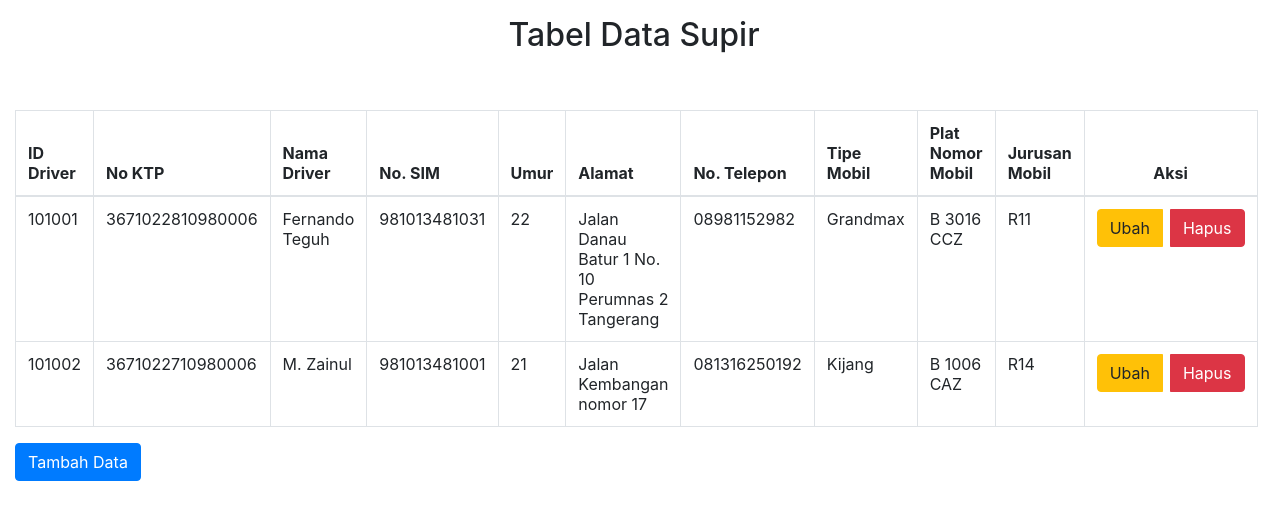
Page /listdriver.php on the committed database.
### tables this page shows
CREATE TABLE `supir` (
  `id_driver` int(6) NOT NULL,
  `no_ktp` varchar(16) NOT NULL,
  `nama_driver` varchar(50) NOT NULL,
  `no_sim` varchar(12) NOT NULL,
  `umur` varchar(3) NOT NULL,
  `alamat` varchar(100) NOT NULL,
  `no_tlp` varchar(15) NOT NULL,
  `tipe_mobil` varchar(20) NOT NULL,
  `plat_mobil` varchar(15) NOT NULL,
  `jurusan_mobil` varchar(10) NOT NULL
);

### listdriver.php (the view, shortened to what this page needs)
<?php
include 'config.php';
?>
<html>
<head>
    <link rel="stylesheet" href="css/bootstrap.min.css" type="text/css">
    <link rel="stylesheet" href="css/font-awesome.min.css" type="text/css">
</head>
<body>
    <section class="content">
        <div class="container-fluid">
            <strong>
                <h2 class="text-center mt-3">Tabel Data Supir</h2>
            </strong>
            <br><br>
            <table class="table table-bordered">
                <thead>
                    <tr>
                        <th>ID Driver</th>
                        <th>No KTP</th>
                        <th>Nama Driver</th>
                        <th>No. SIM</th>
                        <th>Umur</th>
                        <th>Alamat</th>
                        <th>No. Telepon</th>
                        <th>Tipe Mobil</th>
                        <th>Plat Nomor Mobil</th>
                        <th>Jurusan Mobil</th>
                        <th colspan="2" class="text-center">Aksi</th>
                    </tr>
                </thead>
                <tbody>
                    <?php $ambil = mysqli_query($con, "SELECT * FROM supir"); ?>
                    <?php while ($pecah = mysqli_fetch_assoc($ambil)) { ?>
                        <tr>
                            <td><?= $pecah['id_driver']; ?></td>
                            <td><?= $pecah['no_ktp']; ?></td>
                            <td><?= $pecah['nama_driver']; ?></td>
                            <td><?= $pecah['no_sim']; ?></td>
                            <td><?= $pecah['umur']; ?></td>
                            <td><?= $pecah['alamat']; ?></td>
                            <td><?= $pecah['no_tlp']; ?></td>
                            <td><?= $pecah['tipe_mobil']; ?></td>
                            <td><?= $pecah['plat_mobil']; ?></td>
                            <td><?= $pecah['jurusan_mobil']; ?></td>
                            <td>
                                <div class="btn-group">
                                    <a href="editdriver.php?id=<?= $pecah['id_driver']; ?>" class="btn btn-warning mr-2">Ubah</a>
                                    <a href="hapusdriver.php?id=<?= $pecah['id_driver']; ?>" class="btn btn-danger">Hapus</a>
                                </div>
                            </td>
                        </tr>
                    <?php } ?>
                </tbody>
            </table>
            <a href="tambahdriver.php" class="btn btn-primary" type="submit">Tambah Data</a>
        </div>
        <br>
        <br>
    </section>
</body>
</html>

### rows in the picture
supir: id_driver "101001", no_ktp "3671022810980006", nama_driver "Fernando Teguh", no_sim "981013481031", umur "22", alamat "Jalan Danau Batur 1 No. 10 Perumnas 2 Tangerang", no_tlp "08981152982", tipe_mobil "Grandmax", plat_mobil "B 3016 CCZ", jurusan_mobil "R11"
supir: id_driver "101002", no_ktp "3671022710980006", nama_driver "M. Zainul", no_sim "981013481001", umur "21", alamat "Jalan Kembangan nomor 17", no_tlp "081316250192", tipe_mobil "Kijang", plat_mobil "B 1006 CAZ", jurusan_mobil "R14"
